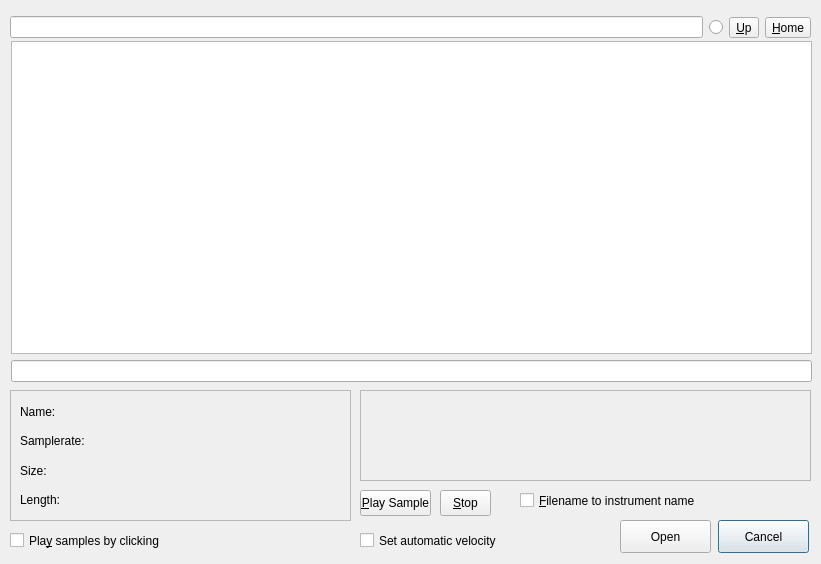
<?xml version="1.0" encoding="UTF-8"?>
<ui version="4.0">
 <class>AudioFileBrowser_UI</class>
 <widget class="QDialog" name="AudioFileBrowser_UI">
  <property name="geometry">
   <rect>
    <x>0</x>
    <y>0</y>
    <width>821</width>
    <height>564</height>
   </rect>
  </property>
  <property name="windowTitle">
   <string>Dialog</string>
  </property>
  <widget class="QFrame" name="waveformview">
   <property name="geometry">
    <rect>
     <x>360</x>
     <y>390</y>
     <width>451</width>
     <height>91</height>
    </rect>
   </property>
   <property name="frameShape">
    <enum>QFrame::StyledPanel</enum>
   </property>
   <property name="frameShadow">
    <enum>QFrame::Raised</enum>
   </property>
  </widget>
  <widget class="QFrame" name="infoframe">
   <property name="geometry">
    <rect>
     <x>10</x>
     <y>390</y>
     <width>341</width>
     <height>131</height>
    </rect>
   </property>
   <property name="frameShape">
    <enum>QFrame::StyledPanel</enum>
   </property>
   <property name="frameShadow">
    <enum>QFrame::Raised</enum>
   </property>
   <widget class="QWidget" name="layoutWidget">
    <property name="geometry">
     <rect>
      <x>10</x>
      <y>10</y>
      <width>321</width>
      <height>111</height>
     </rect>
    </property>
    <layout class="QVBoxLayout" name="verticalLayout_3">
     <item>
      <widget class="QLabel" name="m_pNameLabel">
       <property name="text">
        <string>Name:</string>
       </property>
      </widget>
     </item>
     <item>
      <widget class="QLabel" name="m_pSamplerateLable">
       <property name="text">
        <string>Samplerate:</string>
       </property>
      </widget>
     </item>
     <item>
      <widget class="QLabel" name="m_pNBytesLable">
       <property name="text">
        <string>Size:</string>
       </property>
      </widget>
     </item>
     <item>
      <widget class="QLabel" name="m_pLengthLable">
       <property name="text">
        <string>Length:</string>
       </property>
      </widget>
     </item>
    </layout>
   </widget>
  </widget>
  <widget class="QCheckBox" name="playSamplescheckBox">
   <property name="geometry">
    <rect>
     <x>10</x>
     <y>530</y>
     <width>341</width>
     <height>21</height>
    </rect>
   </property>
   <property name="text">
    <string>Pla&amp;y samples by clicking</string>
   </property>
  </widget>
  <widget class="QWidget" name="layoutWidget2">
   <property name="geometry">
    <rect>
     <x>10</x>
     <y>10</y>
     <width>801</width>
     <height>35</height>
    </rect>
   </property>
   <layout class="QHBoxLayout" name="horizontalLayout">
    <item>
     <widget class="QLineEdit" name="pathLineEdit"/>
    </item>
    <item>
     <widget class="QRadioButton" name="hiddenCB">
      <property name="toolTip">
       <string>View hidden folders</string>
      </property>
      <property name="text">
       <string/>
      </property>
     </widget>
    </item>
    <item>
     <widget class="QToolButton" name="m_pPathUptoolButton">
      <property name="toolTip">
       <string/>
      </property>
      <property name="text">
       <string>&amp;Up</string>
      </property>
     </widget>
    </item>
    <item>
     <widget class="QToolButton" name="m_pPathHometoolButton">
      <property name="toolTip">
       <string/>
      </property>
      <property name="text">
       <string>&amp;Home</string>
      </property>
     </widget>
    </item>
   </layout>
  </widget>
  <widget class="QToolButton" name="m_pPlayBtn">
   <property name="geometry">
    <rect>
     <x>360</x>
     <y>490</y>
     <width>71</width>
     <height>26</height>
    </rect>
   </property>
   <property name="text">
    <string>&amp;Play Sample</string>
   </property>
  </widget>
  <widget class="QWidget" name="layoutWidget3">
   <property name="geometry">
    <rect>
     <x>11</x>
     <y>41</y>
     <width>801</width>
     <height>341</height>
    </rect>
   </property>
   <layout class="QVBoxLayout" name="verticalLayout">
    <item>
     <widget class="QTreeView" name="treeView"/>
    </item>
    <item>
     <layout class="QHBoxLayout" name="horizontalLayout_2">
      <item>
       <widget class="QLineEdit" name="filelineedit"/>
      </item>
     </layout>
    </item>
   </layout>
  </widget>
  <widget class="QToolButton" name="m_pStopBtn">
   <property name="geometry">
    <rect>
     <x>440</x>
     <y>490</y>
     <width>51</width>
     <height>26</height>
    </rect>
   </property>
   <property name="text">
    <string>&amp;Stop</string>
   </property>
  </widget>
  <widget class="QCheckBox" name="autoVelCheckBox">
   <property name="geometry">
    <rect>
     <x>360</x>
     <y>530</y>
     <width>251</width>
     <height>21</height>
    </rect>
   </property>
   <property name="toolTip">
    <string>Be careful, this change all Layer velocity settings </string>
   </property>
   <property name="text">
    <string>Set automatic velocity</string>
   </property>
  </widget>
  <widget class="QPushButton" name="cancelBTN">
   <property name="geometry">
    <rect>
     <x>718</x>
     <y>520</y>
     <width>91</width>
     <height>33</height>
    </rect>
   </property>
   <property name="text">
    <string>Cancel</string>
   </property>
  </widget>
  <widget class="QPushButton" name="openBTN">
   <property name="geometry">
    <rect>
     <x>620</x>
     <y>520</y>
     <width>91</width>
     <height>33</height>
    </rect>
   </property>
   <property name="text">
    <string>Open</string>
   </property>
  </widget>
  <widget class="QCheckBox" name="useNameCheckBox">
   <property name="geometry">
    <rect>
     <x>520</x>
     <y>490</y>
     <width>291</width>
     <height>21</height>
    </rect>
   </property>
   <property name="text">
    <string>&amp;Filename to instrument name</string>
   </property>
  </widget>
 </widget>
 <tabstops>
  <tabstop>pathLineEdit</tabstop>
  <tabstop>hiddenCB</tabstop>
  <tabstop>m_pPathUptoolButton</tabstop>
  <tabstop>m_pPathHometoolButton</tabstop>
  <tabstop>treeView</tabstop>
  <tabstop>filelineedit</tabstop>
  <tabstop>m_pPlayBtn</tabstop>
  <tabstop>m_pStopBtn</tabstop>
  <tabstop>playSamplescheckBox</tabstop>
  <tabstop>autoVelCheckBox</tabstop>
 </tabstops>
 <resources/>
 <connections/>
</ui>
